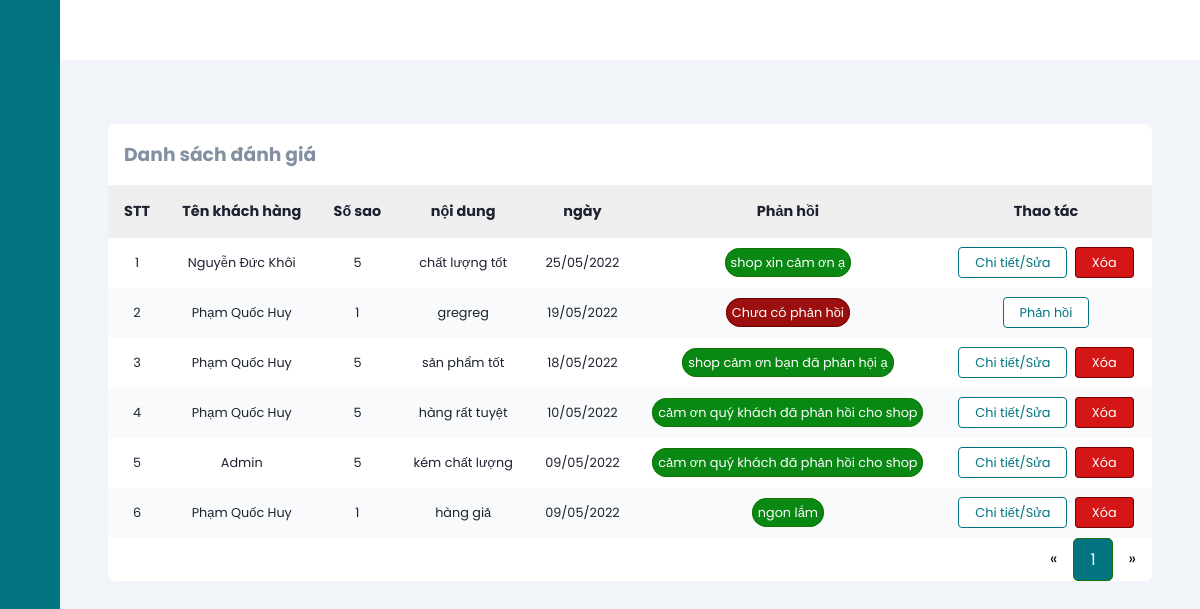
Before: /ratingManage?page=1 (signed in) with the older database file.
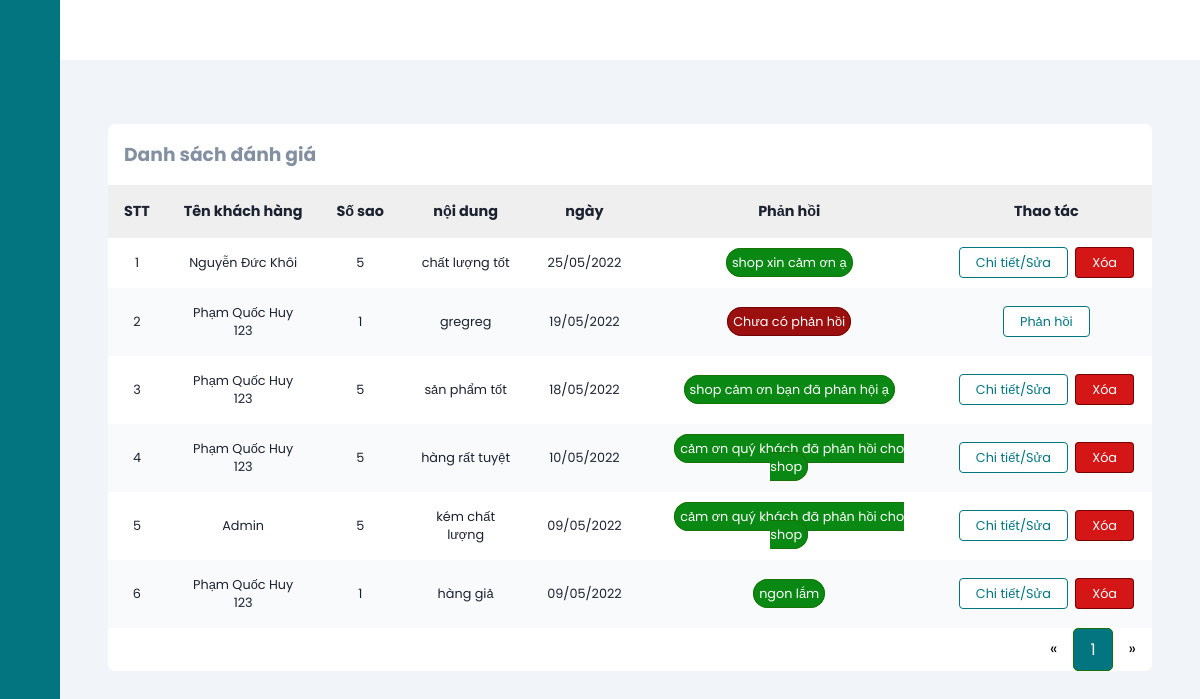
After: the same page with the newer database file.
### tables this page shows
CREATE TABLE `productrating` (
  `id` int(11) NOT NULL,
  `productId` int(11) NOT NULL,
  `userId` int(11) NOT NULL,
  `star` int(11) NOT NULL,
  `content` text NOT NULL,
  `reply` text NOT NULL,
  `createdDate` datetime NOT NULL DEFAULT current_timestamp(),
  `repliedDate` datetime DEFAULT NULL
);

CREATE TABLE `users` (
  `id` int(11) NOT NULL,
  `fullName` varchar(255) NOT NULL,
  `email` varchar(255) NOT NULL,
  `dob` date NOT NULL,
  `address` varchar(500) NOT NULL,
  `password` varchar(255) NOT NULL,
  `roleId` int(11) NOT NULL,
  `status` tinyint(1) NOT NULL,
  `captcha` varchar(50) DEFAULT NULL,
  `isConfirmed` tinyint(4) NOT NULL DEFAULT 0,
  `phone` varchar(11) NOT NULL,
  `provinceId` varchar(5) NOT NULL,
  `districtId` varchar(5) NOT NULL,
  `wardId` varchar(5) NOT NULL,
  `delete_flg` int(11) DEFAULT 0
);

### mvc/core/ControllerBase.php (called while the page is built, shortened)
<?php
class ControllerBase{
    public function view($view, $data=[]){
        require_once "./mvc/views/".$view.".php";
    }
}
?>

### mvc/controllers/ratingManage.php (called while the page is built, shortened)
<?php
class ratingManage extends ControllerBaseAdmin
{
    public function index($page = 1)
    {
        $rating = $this->model("ratingModel");
        $ratingList = ($rating->getAllAdmin(isset($_GET['page']) ? $_GET['page'] : 1))->fetch_all(MYSQLI_ASSOC);
        $countPaging = $rating->getCountPaging(8);
        $this->view("admin/rating", [
            "headTitle" => "Phản hồi đánh giá",
            "ratingList" => $ratingList,
            "countPaging" => $countPaging
        ]);
    }
}

### mvc/core/App.php (called while the page is built, shortened)
<?php
class App
{
    protected $action = "Index";
    function __construct()
    {
        $arr = $this->UrlProcess();
        if (file_exists("./mvc/controllers/" . $arr[0] . ".php")) {
            unset($arr[0]);
        }
        $this->controller = new $this->controller;
        $this->params = $arr ? array_values($arr) : [];
        array_push($this->params, $_GET);
        call_user_func_array([$this->controller, $this->action], $this->params);
    }
    function UrlProcess()
    {
        if (isset($_GET["url"])) {
            return explode("/", filter_var(trim($_GET["url"], "/")));
        }
    }
}

### index.php (called while the page is built, shortened)
<?php
$myApp = new App();
?>

### mvc/core/DB.php (called while the page is built, shortened)
<?php
class DB{
    private static $instance = null;
    protected $servername = "localhost";
    protected $username = "root";
    protected $password = "";
    private function __construct(){
        $this->con = mysqli_connect($this->servername, $this->username, $this->password);
    }
    public static function getInstance()
    {
      if(!self::$instance)
      {
        self::$instance = new DB();
      }
      return self::$instance;
    }
}
?>

### mvc/models/ratingModel.php (called while the page is built, shortened)
<?php
class ratingModel
{
    private static $instance = null;
    public static function getInstance()
    {
        if (!self::$instance) {
            self::$instance = new ratingModel();
        }
        return self::$instance;
    }
    public function getAllAdmin($page = 1, $total = 8)
    {
        $tmp = ($page - 1) * $total;
        $db = DB::getInstance();
        $sql = "SELECT p.id, p.star, p.createdDate, p.content, p.reply, u.id as userId, u.fullName, c.name as productName FROM productrating p JOIN users u ON p.userId = u.id JOIN products c ON p.productId = c.id ORDER BY p.createdDate DESC LIMIT $tmp,$total";
        $result = mysqli_query($db->con, $sql);
        return $result;
    }
}

### mvc/views/admin/rating.php (the view, shortened to what the changed rows need)
<?php require APP_ROOT . '/views/admin/inc/head.php'; ?>
<body>
    <div class="main-content">
        <main>
            <section class="recent">
                <div class="activity-grid">
                    <div class="activity-card">
                        <div class="table-responsive">
                            <table>
                                <thead>
                                    <tr>
                                        <th>STT</th>
                                        <th>Tên khách hàng</th>
                                        <th>Số sao</th>
                                        <th>nội dung</th>
                                        <th>ngày</th>
                                        <th>Phản hồi</th>
                                        <th>Thao tác</th>
                                    </tr>
                                </thead>
                                <tbody>
                                    <?php
                                    $count = 0;
                                    foreach ($data['ratingList'] as $key => $value) {
                                    ?>
                                        <tr>
                                            <td><?= ++$count ?></td>
                                            <td><?= $value['fullName'] ?></td>
                                            <td><?= $value['star'] ?></td>
                                            <td><?= $value['content'] ?></td>
                                            <td><?= date("d/m/Y", strtotime($value['createdDate'])) ?></td>
                                            <?php
                                            if ($value['reply']) { ?>
                                                <td><span class="active"><?= $value['reply'] ?></span></td>
                                            <?php } else { ?>
                                                <td><span class="block">Chưa có phản hồi</span></td>
                                            <?php }
                                            ?>
                                            <td>
                                            <?php
                                            if ($value['reply']) { ?>
                                                <a class="button-normal" href="<?= URL_ROOT . '/ratingManage/reply/' . $value['id'] ?>">Chi tiết/Sửa</a>
                                                <a class="button-red" href="<?= URL_ROOT . '/ratingManage/delete/' . $value['id'] ?>">Xóa</a>
                                            <?php } else { ?>
                                                <a class="button-normal" href="<?= URL_ROOT . '/ratingManage/reply/' . $value['id'] ?>">Phản hồi</a>
                                            <?php }
                                            ?>
                                            </td>
                                        </tr>
                                    <?php }
                                    ?>
                                </tbody>
                            </table>
                        </div>
                    </div>
                </div>
            </section>
        </main>
    </div>
</body>
</html>

Changed rows visible on the page:
changed through a linked row, productrating "gregreg": userId.fullName "Phạm Quốc Huy" → "Phạm Quốc Huy 123"
changed through a linked row, productrating "sản phẩm tốt": userId.fullName "Phạm Quốc Huy" → "Phạm Quốc Huy 123"
changed through a linked row, productrating "hàng rất tuyệt": userId.fullName "Phạm Quốc Huy" → "Phạm Quốc Huy 123"
changed through a linked row, productrating "hàng giả": userId.fullName "Phạm Quốc Huy" → "Phạm Quốc Huy 123"
